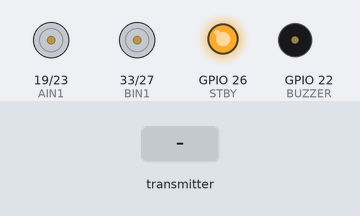
The sketch below on a simulated ESP32. Parts: motor-driver pin pairs drawn as motors (green arrow = first pin HIGH = forward, orange = second pin HIGH = backward, longer = more drive, scaled by the enable pin, stopped while the standby pin is LOW), output pins drawn as LEDs (lit = HIGH), buzzer (waves = sounding). The test bench sets the inputs (shaded band). What the sketch prints to the serial monitor is not drawn.

Above: at 1.2 s.
1.3 s: the transmitter starts sending xValue = 0
At 2.9 s:
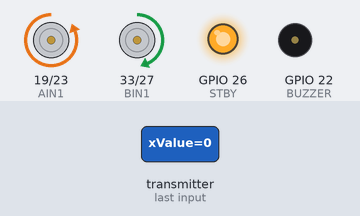
3.8 s: the transmitter starts sending xValue = 4095
At 4.6 s:
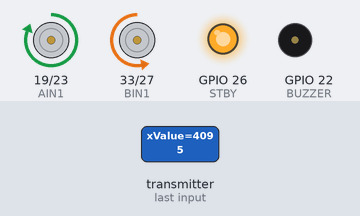
5.3 s: the transmitter starts sending yValue = 1024
At 5.7 s:
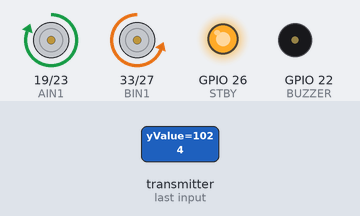
6.8 s: the transmitter starts sending yValue = 4095
At 8.0 s:
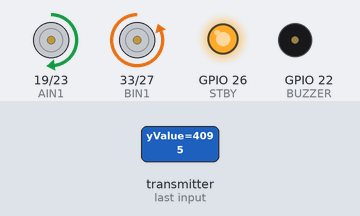
8.3 s: the transmitter starts sending xValue = 1024
At 9.2 s:
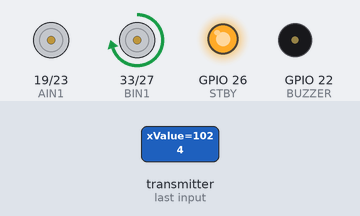
9.8 s: the transmitter starts sending yValue = 0
At 10.3 s:
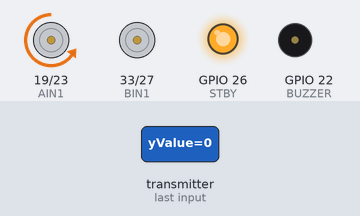
Timing chart, 0 to 12.3 s (numbered marks = the images above; inputs shaded):
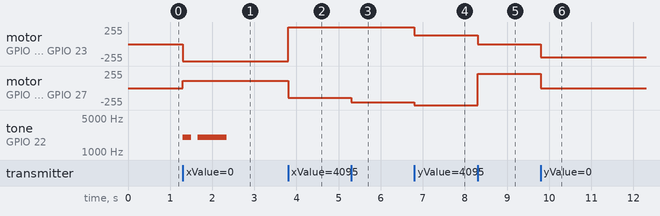

Measured:
- after the input at 1.3 s, motor on GPIO 19 (AIN1) / GPIO 23 (AIN2): stopped → backward 255/255 at once; motor on GPIO 33 (BIN1) / GPIO 27 (BIN2): stopped → forward 112/255 at once; tone on GPIO 22 (BUZZER): silent → 2000 Hz at once, → silent 0.20 s later, → 2000 Hz 0.15 s later, → silent 0.70 s later
- after the input at 3.8 s, motor on GPIO 19 (AIN1) / GPIO 23 (AIN2): backward 255/255 → forward 255/255 at once; motor on GPIO 33 (BIN1) / GPIO 27 (BIN2): forward 112/255 → backward 149/255 at once
- after the input at 5.3 s, motor on GPIO 33 (BIN1) / GPIO 27 (BIN2): backward 149/255 → backward 211/255 at once
- after the input at 6.8 s, motor on GPIO 19 (AIN1) / GPIO 23 (AIN2): forward 255/255 → forward 130/255 at once; motor on GPIO 33 (BIN1) / GPIO 27 (BIN2): backward 211/255 → backward 255/255 at once
- after the input at 8.3 s, motor on GPIO 19 (AIN1) / GPIO 23 (AIN2): forward 130/255 → stopped at once; motor on GPIO 33 (BIN1) / GPIO 27 (BIN2): backward 255/255 → forward 215/255 at once
- after the input at 9.8 s, motor on GPIO 19 (AIN1) / GPIO 23 (AIN2): stopped → backward 196/255 at once; motor on GPIO 33 (BIN1) / GPIO 27 (BIN2): forward 215/255 → stopped at once

The sketch:

RxMotorCtrl.ino
```cpp
#include <WiFi.h>
#include <esp_now.h>
#include <ESP32Servo.h>

const int PWMA = 18;
const int AIN1 = 19;
const int AIN2 = 23;
const int PWMB = 32;
const int BIN1 = 33;
const int BIN2 = 27;
const int STBY = 26;

const int BUZZER = 22;

const int DEADZONE = 150;
const int XCENTER_VAL = 1900;
const int YCENTER_VAL = 1900;
int accelL;
int accelR;

int serialTimer = millis();
//honk variables
enum HonkState {IDLE, HONK, PAUSE, HONKHONK};
HonkState buzzerState = IDLE;
unsigned long buzzerTimer = 0;
bool lastClickState = HIGH;

//esp-now data structure
typedef struct struct_message {
  int xValue;
  int yValue;
  int click;
} struct_message;

struct_message incomingData;
volatile boolean newDataRec = false; //sentinel

void OnDataRecv (const esp_now_recv_info *info, const uint8_t *incomingDataPtr, int len) {
  //retrieve incoming data
  memcpy(&incomingData, incomingDataPtr, sizeof(incomingData));

  newDataRec = true;
}

void setup() {
  // set up serial connection for debugging
  Serial.begin(115200);

  //specifiy pinout
  pinMode(PWMA, OUTPUT);
  pinMode(AIN1, OUTPUT);
  pinMode(AIN2, OUTPUT);
  pinMode(PWMB, OUTPUT);
  pinMode(BIN1, OUTPUT);
  pinMode(BIN2, OUTPUT);
  pinMode(STBY, OUTPUT);
  pinMode(BUZZER, OUTPUT);

  //driver requires STBY to be HIGH
  digitalWrite(STBY, HIGH);

  //esp-now related setup
  WiFi.mode(WIFI_STA);

  if (esp_now_init() != ESP_OK) {
    Serial.println("Error initializing esp now");
    return;
  }

  esp_now_register_recv_cb(OnDataRecv);
}

void loop() {
  //if our sentinel returns true take action
  //because we received data
  if (newDataRec) {
    newDataRec = false; //sentinel reset
    //dc motor
    int rawX = incomingData.xValue;
    int rawY = incomingData.yValue;
    int xDisplacement = rawX - XCENTER_VAL;
    int yDisplacement = rawY - YCENTER_VAL;

    if (abs(xDisplacement) < DEADZONE) {
      brake();
    } else if (xDisplacement > 0) {
      int speed = map(xDisplacement, DEADZONE, (4095 - XCENTER_VAL), 0, 255);
      speed = constrain(speed, 0, 255);
        if (yDisplacement > 149) {
          accelR = map(yDisplacement, DEADZONE, (4095 - YCENTER_VAL), 0, 125);
          accelR = constrain(accelR, 0, 125);
          accelL = accelR - (2*accelR);
        } else if (yDisplacement < -149) {
          accelL = map(abs(yDisplacement), DEADZONE, (4095 - YCENTER_VAL), 0, 125);
          accelL = constrain(accelL, 0, 125);
          accelR = accelL - (2*accelL);
        }
      forwardsR(speed + accelL);
      forwardsL(speed + accelR);
      printFWMessage(millis());
    } else {
      int speed = map(abs(xDisplacement), DEADZONE, (4095 - XCENTER_VAL), 0, 255);
      speed = constrain(speed, 0, 255);
      if (yDisplacement > 149) {
          accelR = map(yDisplacement, DEADZONE, (4095 - YCENTER_VAL), 0, 125);
          accelR = constrain(accelR, 0, 125);
          accelL = accelR - (2*accelR);
        } else if (yDisplacement < -149) {
          accelL = map(abs(yDisplacement), DEADZONE, (4095 - YCENTER_VAL), 0, 125);
          accelL = constrain(accelL, 0, 125);
          accelR = accelL - (2*accelL);
        }
      reverseR(speed + accelL);
      reverseL(speed + accelR);
      printRVMessage(millis());
    }

    //debugging line below
    //Serial.printf("Raw X: %d | Displacement: %d\nRaw y: %d | Y Displacement: %d\n", rawX, xDisplacement, rawY, yDisplacement);

    //trigger honk
    if (incomingData.click == LOW && lastClickState == HIGH && buzzerState == IDLE) {
      buzzerState = HONK;
      tone(BUZZER, 2000);
      buzzerTimer = millis();
    }
    lastClickState = incomingData.click;
  }

  //honking state machine
  unsigned long currentMillis = millis();

  switch(buzzerState) {
    case HONK:
      if (currentMillis - buzzerTimer >= 200) {
        noTone(BUZZER);
        buzzerState = PAUSE;
        buzzerTimer = currentMillis;
      }
      break;
    case PAUSE:
      if (currentMillis - buzzerTimer >= 150) {
        tone(BUZZER, 2000);
        buzzerState = HONKHONK;
        buzzerTimer = currentMillis;
      }
      break;
    case HONKHONK:
      if (currentMillis - buzzerTimer >= 700) {
        noTone(BUZZER);
        buzzerState = IDLE;
      }
      break;
    case IDLE:
    default:
      //waits for button press
      break;
  }
}

void forwardsR(int speed) {
  digitalWrite(AIN1, HIGH);
  digitalWrite(AIN2, LOW);
  analogWrite(PWMA, speed);
}

void forwardsL(int speed) {
  digitalWrite(BIN2, HIGH);
  digitalWrite(BIN1, LOW);
  analogWrite(PWMB, speed);
}

void brake() {
  digitalWrite(AIN1, LOW);
  digitalWrite(AIN2, LOW);
  digitalWrite(BIN2, LOW);
  digitalWrite(BIN1, LOW);
}

void reverseR(int speed) {
  digitalWrite(AIN2, HIGH);
  digitalWrite(AIN1, LOW);
  analogWrite(PWMA, speed);
}

void reverseL(int speed) {
  digitalWrite(BIN1, HIGH);
  digitalWrite(BIN2, LOW);
  analogWrite(PWMB, speed);
}

void printFWMessage(unsigned long current) {
  if(current - serialTimer > 300) {
    Serial.println("Forwards:");
    Serial.print("accelL: ");
    Serial.println(accelL);
    Serial.print("accelR: ");
    Serial.println(accelR);
    serialTimer = current;
  }
}

void printRVMessage(unsigned long current) {
  if(current - serialTimer > 300) {
    Serial.println("Reverse:");
    Serial.print("accelR: ");
    Serial.println(accelR);
    Serial.print("accelL: ");
    Serial.print(accelL);
    serialTimer = current;
  }
}
```
